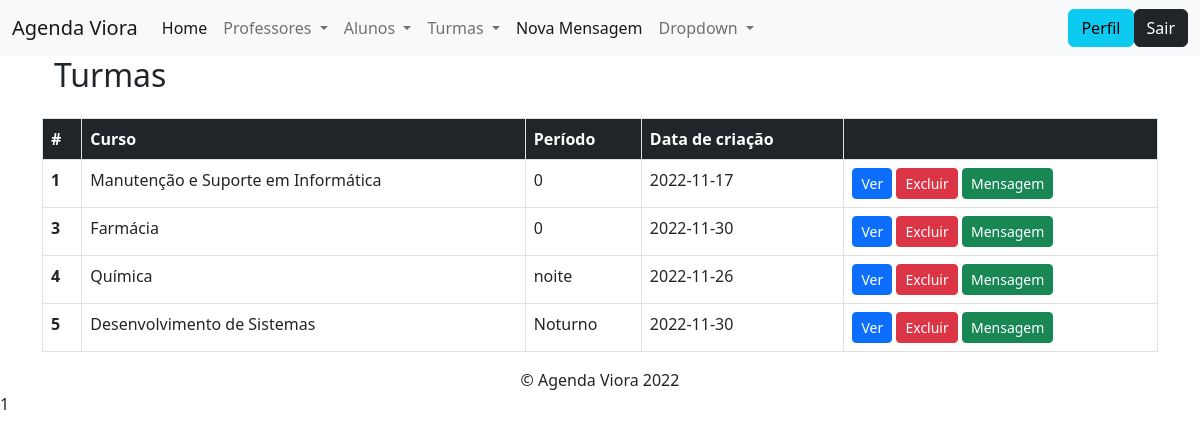
The page /modulos/turma/listar.php on the database its author committed.
### tables this page shows
CREATE TABLE `turma` (
  `ID` int(5) NOT NULL,
  `curso` varchar(100) NOT NULL,
  `periodo` varchar(20) NOT NULL,
  `data` date NOT NULL
);

### funcoes/conexao.php (called while the page is built, shortened)
<?php
    function retornaDados($sql)
    {
        $conexao = $GLOBALS['conexaoBanco'];
        $resposta = $conexao->query($sql);
        return $resposta->fetchAll();
    }

### config.php (called while the page is built, shortened)
<?php
    include_once path('funcoes/conexao.php');
    function path($file)
    {
        return ROOT_DIR . '/' . $file;
    }

### modulos/turma/listar.php (the view, shortened to what this page needs)
<?php
include_once "../../config.php";
?>
<!DOCTYPE html>
<html lang="pt-BR">
<?php include_once path('templates/head.php') ?>
<body>
    <?php include_once path('templates/barra_navegacao.php') ?>
    <div class="container" id="lateral2">
        <?php
        $sql = "SELECT * FROM turma";
        $turma = retornaDados($sql);
        ?>
        <table class="table">
            <div class="container" id="lateral2">
                <h2>Turmas</h2>
            </div>
            <div class="container-fluid">
                <table class="table table-bordered ">
                    <thead>
                        <tr class="bg-dark text-white">
                            <th scope="col">#</th>
                            <th scope="col">Curso</th>
                            <th scope="col">Período</th>
                            <th scope="col">Data de criação</th>
                            <th scope="col"> </th>
                        </tr>
                        <tbody>
            <?php foreach ($turma as $turma) { ?>
                <tr>
                    <th scope="row"><?= $turma['ID'] ?></th>
                    <td><?= $turma['curso'] ?></td>
                    <td><?= $turma['periodo'] ?></td>
                    <td><?= $turma['data'] ?></td>
                    <td>
                        <a class="btn btn-sm btn-primary" href="visualizar.php?ID=<?= $turma['ID'] ?>">Ver</a>
                        <a class="btn btn-sm btn-danger" href="deletar.php?ID=<?= $turma['ID'] ?>">Excluir</a>
                        <a class="btn btn-sm btn-success" href="mensagem.php?ID=<?= $turma['ID'] ?>">Mensagem</a>
                    </td>
                </tr>
            <?php } ?>
        </tbody>
                </table>
            </div>
        </table>
        <?= include_once path('templates/footer.php'); ?>
    </div>
</body>
</html>

### rows shown on the page
turma: ID "1", curso "Manutenção e Suporte em Informática", periodo "0", data "2022-11-17"
turma: ID "3", curso "Farmácia", periodo "0", data "2022-11-30"
turma: ID "4", curso "Química", periodo "noite", data "2022-11-26"
turma: ID "5", curso "Desenvolvimento de Sistemas", periodo "Noturno", data "2022-11-30"

### other values the page prints
include_once path('templates/footer.php') "1"
